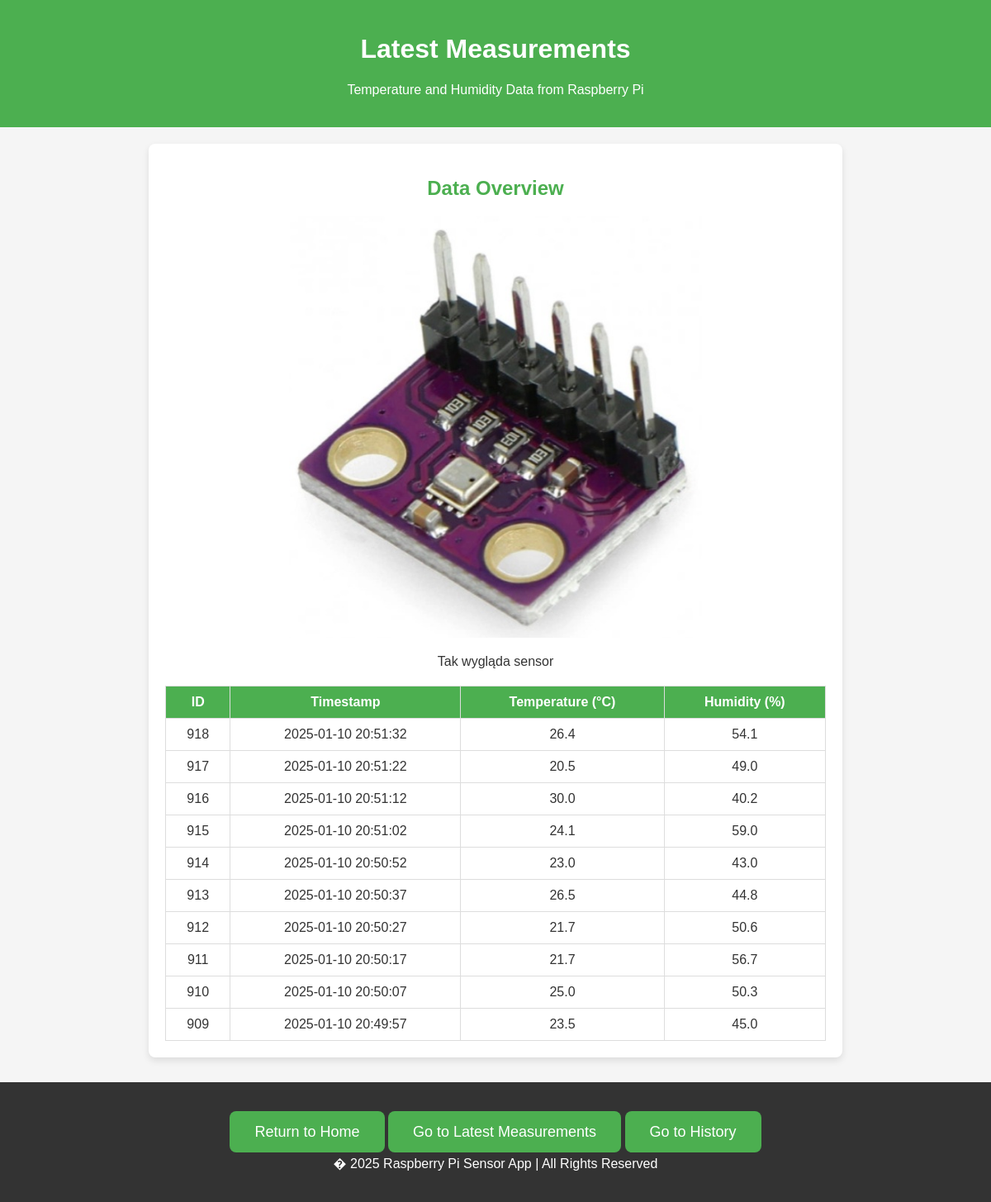
The app's page /measurements_page with its own data.
### tables this page shows
CREATE TABLE weather_control (
            id INTEGER PRIMARY KEY AUTOINCREMENT,
            timestamp DATETIME DEFAULT CURRENT_TIMESTAMP,
            temperature REAL,
            humidity REAL
        );

### app.py (the view)
@app.route('/measurements_page')
def measurements_page():
    conn = sqlite3.connect(db_path)
    cursor = conn.cursor()
    cursor.execute("""SELECT * FROM weather_control
                   ORDER BY timestamp DESC LIMIT 10""")
    measurements = cursor.fetchall()
    conn.close()
    return render_template('measurements.html', measurements=measurements)

### templates/measurements.html (shortened to what this page needs)
<!DOCTYPE html>
<html lang="en">
<head>
    <link rel="stylesheet" href="static/css/index.css">
</head>
<body>
    <header>
        <h1 class="welcome-msg">Latest Measurements</h1>
        <p>Temperature and Humidity Data from Raspberry Pi</p>
    </header>
    <div class="container">
        <h2>Data Overview</h2>
        <div class="image-container">
            <img src="static/images/weather.jpg" alt="Weather detector" class="resized-image">
            <p>Tak wygląda sensor</p>
        </div>
        <table>
            <thead>
                <tr>
                    <th>ID</th>
                    <th>Timestamp</th>
                    <th>Temperature (&deg;C)</th>
                    <th>Humidity (%)</th>
                </tr>
            </thead>
            <tbody>
                {% for measurement in measurements %}
                    <tr>
                        <td>{{ measurement[0] }}</td>
                        <td>{{ measurement[1] }}</td>
                        <td>{{ measurement[2] }}</td>
                        <td>{{ measurement[3] }}</td>
                    </tr>
                {% endfor %}
            </tbody>
        </table>
    </div>
    <footer>
        <div class="cta">
            <a href="/" class="button">Return to Home</a>
            <a href="/measurements_page" class="button">Go to Latest Measurements</a>
            <a href="/history_page" class="button">Go to History</a>
        </div>
        <p>� 2025 Raspberry Pi Sensor App | All Rights Reserved</p>
    </footer>
</body>
</html>

### static/css/index.css (style rules this page uses)
body { font-family: Arial, sans-serif; margin: 0; padding: 0; background: #f5f5f5; color: #333; }
header { background: #4CAF50; color: white; padding: 20px 0; text-align: center; }
h1, h2 { color: #4CAF50; text-align: center; }
table { width: 100%; border-collapse: collapse; margin-top: 20px; }
table, th, td { border: 1px solid #ddd; }
th, td { padding: 10px; text-align: center; }
th { background: #4CAF50; color: white; }
.cta { text-align: center; margin-top: 30px; }
.cta a { background: #4CAF50; color: white; text-decoration: none; padding: 15px 30px; border-radius: 8px; font-size: 18px; }
.welcome-msg { color: white; font-size: 2rem; font-weight: bold; }
.container { max-width: 800px; margin: 20px auto; padding: 20px; background: white; border-radius: 8px; box-shadow: 0 4px 8px rgba(0, 0, 0, 0.1); }
footer { text-align: center; padding: 20px 0; background: #333; color: white; margin-top: 30px; }
.image-container { text-align: center; }
.resized-image { width: 100%; max-width: 500px; height: auto; }

### records on screen
weather_control: id "918", timestamp "2025-01-10 20:51:32", temperature "26.4", humidity "54.1"
weather_control: id "917", timestamp "2025-01-10 20:51:22", temperature "20.5", humidity "49.0"
weather_control: id "916", timestamp "2025-01-10 20:51:12", temperature "30.0", humidity "40.2"
weather_control: id "915", timestamp "2025-01-10 20:51:02", temperature "24.1", humidity "59.0"
weather_control: id "914", timestamp "2025-01-10 20:50:52", temperature "23.0", humidity "43.0"
weather_control: id "913", timestamp "2025-01-10 20:50:37", temperature "26.5", humidity "44.8"
weather_control: id "912", timestamp "2025-01-10 20:50:27", temperature "21.7", humidity "50.6"
weather_control: id "911", timestamp "2025-01-10 20:50:17", temperature "21.7", humidity "56.7"
weather_control: id "910", timestamp "2025-01-10 20:50:07", temperature "25.0", humidity "50.3"
weather_control: id "909", timestamp "2025-01-10 20:49:57", temperature "23.5", humidity "45.0"
